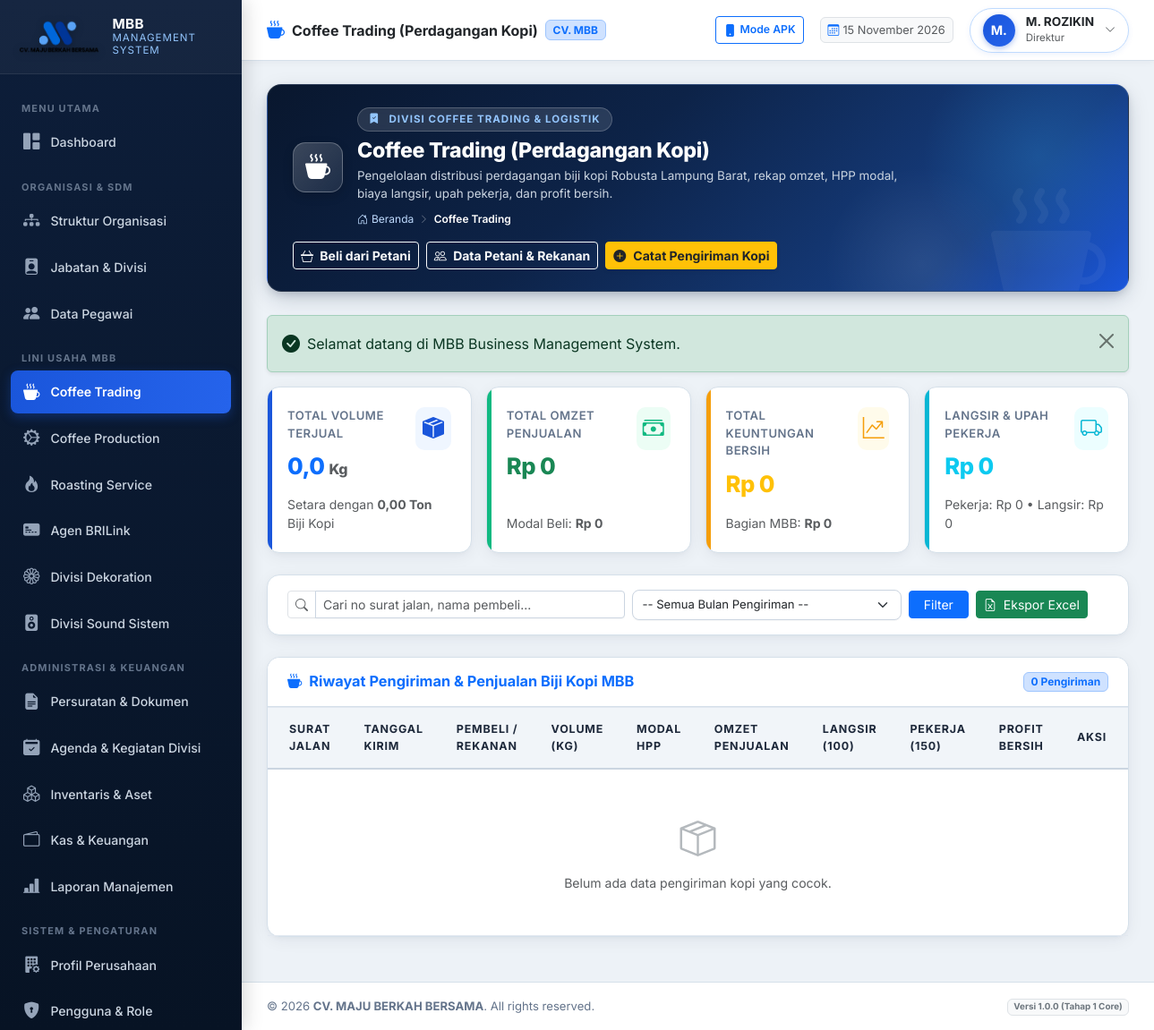
The app's page /modules/coffee-trading/index.php (signed in) with its own data.
### tables this page shows
CREATE TABLE `users` (
  `id` int(11) NOT NULL AUTO_INCREMENT,
  `username` varchar(50) NOT NULL,
  `email` varchar(100) NOT NULL,
  `password_hash` varchar(255) NOT NULL,
  `role_id` int(11) NOT NULL,
  `employee_id` int(11) DEFAULT NULL,
  `is_active` tinyint(1) DEFAULT 1,
  `must_change_password` tinyint(1) DEFAULT 0,
  `last_login_at` datetime DEFAULT NULL,
  `last_login_ip` varchar(45) DEFAULT NULL,
  `created_at` datetime DEFAULT current_timestamp(),
  `updated_at` datetime DEFAULT current_timestamp() ON UPDATE current_timestamp(),
  PRIMARY KEY (`id`),
  UNIQUE KEY `username` (`username`),
  UNIQUE KEY `email` (`email`),
  UNIQUE KEY `employee_id` (`employee_id`),
  KEY `fk_user_role` (`role_id`),
  CONSTRAINT `fk_user_emp` FOREIGN KEY (`employee_id`) REFERENCES `employees` (`id`) ON DELETE SET NULL,
  CONSTRAINT `fk_user_role` FOREIGN KEY (`role_id`) REFERENCES `roles` (`id`)
);

CREATE TABLE `employees` (
  `id` int(11) NOT NULL AUTO_INCREMENT,
  `employee_code` varchar(30) NOT NULL,
  `full_name` varchar(150) NOT NULL,
  `gender` enum('L','P') DEFAULT 'L',
  `phone_number` varchar(30) DEFAULT NULL,
  `email` varchar(100) DEFAULT NULL,
  `address` text DEFAULT NULL,
  `division_id` int(11) DEFAULT NULL,
  `position_id` int(11) DEFAULT NULL,
  `join_date` date DEFAULT NULL,
  `employment_status` enum('TETAP','KONTRAK','MAGANG','HONORER') DEFAULT 'TETAP',
  `is_active` tinyint(1) DEFAULT 1,
  `avatar` varchar(255) DEFAULT NULL,
  `notes` text DEFAULT NULL,
  `created_at` datetime DEFAULT current_timestamp(),
  `updated_at` datetime DEFAULT current_timestamp() ON UPDATE current_timestamp(),
  PRIMARY KEY (`id`),
  UNIQUE KEY `employee_code` (`employee_code`),
  KEY `fk_emp_div` (`division_id`),
  KEY `fk_emp_pos` (`position_id`),
  CONSTRAINT `fk_emp_div` FOREIGN KEY (`division_id`) REFERENCES `divisions` (`id`) ON DELETE SET NULL,
  CONSTRAINT `fk_emp_pos` FOREIGN KEY (`position_id`) REFERENCES `positions` (`id`) ON DELETE SET NULL
);

CREATE TABLE `positions` (
  `id` int(11) NOT NULL AUTO_INCREMENT,
  `position_code` varchar(20) NOT NULL,
  `position_name` varchar(100) NOT NULL,
  `division_id` int(11) DEFAULT NULL,
  `parent_position_id` int(11) DEFAULT NULL,
  `level_rank` int(11) DEFAULT 1,
  `job_description` text DEFAULT NULL,
  `is_active` tinyint(1) DEFAULT 1,
  `created_at` datetime DEFAULT current_timestamp(),
  `updated_at` datetime DEFAULT current_timestamp() ON UPDATE current_timestamp(),
  PRIMARY KEY (`id`),
  UNIQUE KEY `position_code` (`position_code`),
  KEY `fk_pos_div` (`division_id`),
  KEY `fk_pos_parent` (`parent_position_id`),
  CONSTRAINT `fk_pos_div` FOREIGN KEY (`division_id`) REFERENCES `divisions` (`id`) ON DELETE SET NULL,
  CONSTRAINT `fk_pos_parent` FOREIGN KEY (`parent_position_id`) REFERENCES `positions` (`id`) ON DELETE SET NULL
);

### modules/coffee-trading/index.php (the view, shortened to what the rows shown need)
<?php
require_once __DIR__ . '/../../core/Auth.php';
require_once __DIR__ . '/../../helpers/utils.php';
$pageTitle = 'Coffee Trading (Perdagangan Kopi)';
require_once __DIR__ . '/../../components/header.php';
require_once __DIR__ . '/../../components/topbar.php';
?>
<div class="card-mbb">
    <div class="card-mbb-body p-0">
        <div class="table-responsive">
            <table class="table-mbb align-middle">
                <thead>
                    <tr>
                        <th class="ps-4">Surat Jalan</th>
                        <th>Tanggal Kirim</th>
                        <th>Pembeli / Rekanan</th>
                        <th>Volume (Kg)</th>
                        <th>Modal HPP</th>
                        <th>Omzet Penjualan</th>
                        <th>Langsir (100)</th>
                        <th>Pekerja (150)</th>
                        <th>Profit Bersih</th>
                        <th class="text-end pe-4">Aksi</th>
                    </tr>
                </thead>
            </table>
        </div>
    </div>
</div>
<?php require_once __DIR__ . '/../../components/footer.php'; ?>

### components/topbar.php (shortened to what the rows shown need)
<?php
$user = Auth::user();
$displayName = $user['full_name'] ?? ($user['username'] ?? 'User');
$displayRole = $user['role_title'] ?? ($user['role_name'] ?? 'User');
$displayPos  = $user['position_name'] ?? $displayRole;
$initials    = strtoupper(substr($displayName, 0, 2));
$activeMeta = $moduleMetadata[$currentModule ?? 'dashboard'] ?? [
    'title'    => $pageTitle ?? 'MBB Management System',
    'category' => 'SISTEM INFORMASI TERPADU',
    'icon'     => 'bi-grid-fill',
    'desc'     => 'Sistem manajemen operasional terpadu CV. MAJU BERKAH BERSAMA'
];
$bannerTitle    = $pageTitle ?? $activeMeta['title'];
?>
<div class="main-content">
    <header class="topbar">
        <div class="topbar-right">
            <div class="dropdown">
                <div class="user-profile-badge" data-bs-toggle="dropdown" aria-expanded="false">
                    <div class="user-avatar"><?= e($initials) ?></div>
                    <div class="d-none d-sm-block text-start lh-1">
                        <div class="fw-bold text-dark" style="font-size: 0.85rem;"><?= e($displayName) ?></div>
                        <small class="text-muted" style="font-size: 0.72rem;"><?= e($displayPos) ?></small>
                    </div>
                    <i class="bi bi-chevron-down text-muted" style="font-size: 0.75rem;"></i>
                </div>
            </div>
        </div>
    </header>
    <div class="content-body">
        <div class="page-hero-banner">
            <div class="page-hero-content">
                <div class="banner-title-group">
                    <div>
                        <h2 class="banner-page-title"><?= e($bannerTitle) ?></h2>
                    </div>
                </div>
            </div>
        </div>

### records on screen
users: employee.full_name "M.", employee.full_name "M. ROZIKIN", positions.position_name "Direktur"

### other values on screen
get_company_setting('company_short_name', 'MBB') "MBB"
$bannerTitle "Coffee Trading (Perdagangan Kopi)"
$bannerCategory "DIVISI COFFEE TRADING & LOGISTIK"
$bannerDesc "Pengelolaan distribusi perdagangan biji kopi Robusta Lampung Barat, rekap omzet, HPP modal, biaya langsir, upah pekerja, dan profit bersih."
$label "Coffee Trading"
$msg "Selamat datang di MBB Business Management System."
$summary['total_kg'] "0,0"
$summary['total_kg'] / 1000 "0,00"
format_rupiah($summary['total_omset']) "Rp 0"
format_rupiah($summary['total_capital']) "Rp 0"
format_rupiah($summary['total_profit']) "Rp 0"
format_rupiah($summary['total_mbb']) "Rp 0"
format_rupiah($summary['total_langsir'] + $summary['total_worker']) "Rp 0"
format_rupiah($summary['total_worker']) "Rp 0"
format_rupiah($summary['total_langsir']) "Rp 0"
